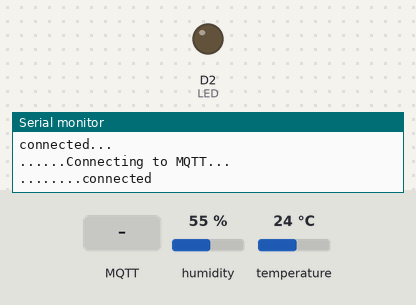
Bench run of a sketch on a simulated ESP8266 (NodeMCU). Parts: output pins drawn as LEDs (lit = HIGH), the last lines printed to the serial monitor. The test bench sets the inputs (shaded band); at power-on: humidity 55 %, temperature 24 °C. WiFi joins after 1.5 s; servers stay silent unless stated; no MQTT or app messages arrive unless stated.

Above: at 3.2 s.
3.3 s: MQTT message "LED ON" arrives on the first subscribed topic
At 3.6 s:
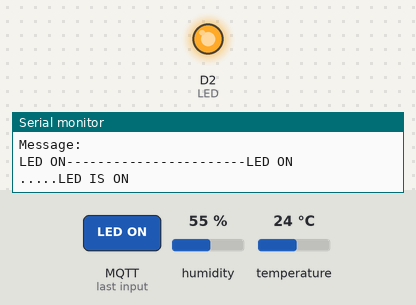
4.8 s: MQTT message "LED" arrives on the first subscribed topic
At 5.9 s:
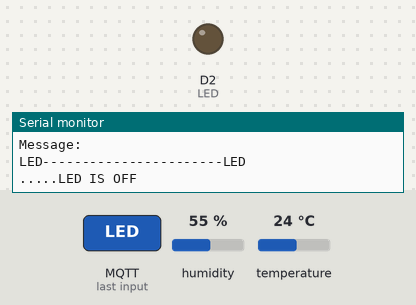
Timing chart, 0 to 7.8 s (numbered marks = the images above; inputs shaded):
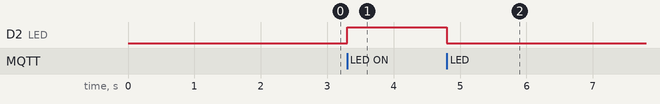

The sketch:

NodeMcu_3.ino
```cpp
#include <ESP8266WiFi.h>          //https://github.com/esp8266/Arduino

//needed libraries
#include <DHT.h>
#include <PubSubClient.h>

const char* ssid     = "WIFI SSID";         // The SSID (name) of the Wi-Fi network you want to connect to
const char* password = "WIFI PASSWORD";     // The password of the Wi-Fi network

#define DHTPIN 5 // Digital pin connected to the DHT sensor
#define LED D2
#define DHTTYPE DHT11 // DHT 11

DHT dht(DHTPIN, DHTTYPE);

unsigned long previousMillis = 0;
unsigned long interval = 10000;

const char* mqttServer = "192.168.x.xx"; //Server/Raspberry pi IP
const int mqttPort = 1883;               //MQTT port number

void callback(char* topic, byte* payload, unsigned int length) {

  Serial.print("Message arrived in topic: ");
  Serial.println(topic);

  Serial.print("Message:");
  Serial.println();

  String message = "";
  for (int i = 0; i < length; i++) {
    Serial.print((char)payload[i]);
    message += (char)payload[i];
  }
  Serial.println("-----------------------" + message);
  if (String(topic) == "LED") {
    if (message == "LED ON") {
      digitalWrite(LED, HIGH);
      Serial.println(".....LED IS ON");
    }
    else {
      digitalWrite(LED, LOW);
      Serial.println(".....LED IS OFF");
    }
  }

}

WiFiClient espClient;
PubSubClient client(mqttServer, mqttPort, callback, espClient);


void setup() {
  Serial.begin(115200);
  delay(10);
  pinMode(LED, OUTPUT);
  digitalWrite(LED, LOW);
  Serial.println('\n');

  WiFi.begin(ssid, password);             // Connect to the network
  Serial.print(".....Connecting to ");
  Serial.print(ssid); Serial.println(" >>>>>...");

  int i = 0;
  while (WiFi.status() != WL_CONNECTED) { // Wait for the Wi-Fi to connect
    delay(1000);
    Serial.print(++i); Serial.print(' ');
  }

  Serial.println('\n');
  Serial.println("....Connection established!");
  Serial.print("IP address:\t");
  Serial.println(WiFi.localIP());         // Send the IP address of the ESP8266 to the computer
  Serial.println("connected...");
  dht.begin();
  client.setServer(mqttServer, mqttPort);
  client.setCallback(callback);
  while (!client.connected()) {
    Serial.println("......Connecting to MQTT...");

    if (client.connect("ESP8266Client" )) {
      client.subscribe("LED");
      Serial.println("........connected");

    } else {

      Serial.print("<<<<<<<<<<<<<<<<<failed with state ");
      Serial.print(client.state());
      delay(2000);

    }
  }
}

void loop() {
  client.loop();

  unsigned long currentMillis = millis();
  if (currentMillis - previousMillis >= interval) {
    //save the last time you updated the DHT values
    previousMillis = currentMillis;
    float t = dht.readTemperature();
    float h = dht.readHumidity();
    if (!isnan(h) && !isnan(t)) {
      Serial.println("Temperature : " + String(t));
      Serial.println("Humidity : " + String(h));
      String toSend = String(t) + "," + String(h);
      client.publish("data", toSend.c_str());
    }
  }
}
```

Measured:
- after the input at 3.3 s, D2 (LED): LOW → HIGH at once
- after the input at 4.8 s, D2 (LED): HIGH → LOW at once
